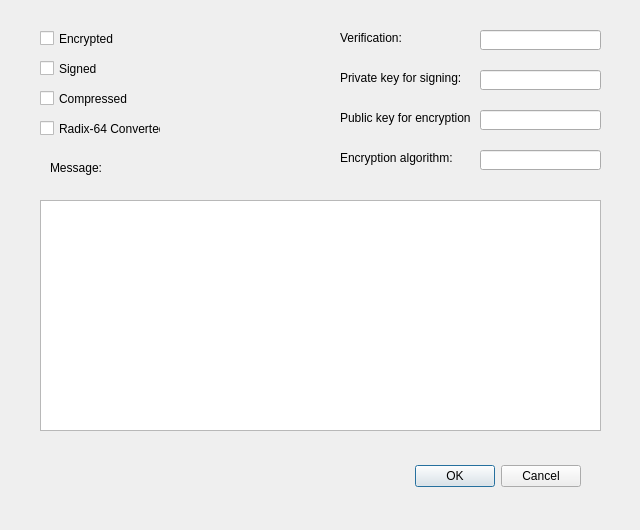
<?xml version="1.0" encoding="UTF-8"?>
<ui version="4.0">
 <class>ReceiveMessageDialog</class>
 <widget class="QDialog" name="ReceiveMessageDialog">
  <property name="geometry">
   <rect>
    <x>0</x>
    <y>0</y>
    <width>640</width>
    <height>530</height>
   </rect>
  </property>
  <property name="windowTitle">
   <string>Receive Message</string>
  </property>
  <widget class="QDialogButtonBox" name="buttonBox">
   <property name="geometry">
    <rect>
     <x>240</x>
     <y>460</y>
     <width>341</width>
     <height>32</height>
    </rect>
   </property>
   <property name="orientation">
    <enum>Qt::Horizontal</enum>
   </property>
   <property name="standardButtons">
    <set>QDialogButtonBox::Cancel|QDialogButtonBox::Ok</set>
   </property>
  </widget>
  <widget class="QCheckBox" name="compressedCheckBox">
   <property name="geometry">
    <rect>
     <x>40</x>
     <y>90</y>
     <width>121</width>
     <height>17</height>
    </rect>
   </property>
   <property name="text">
    <string>Compressed</string>
   </property>
   <property name="checkable">
    <bool>false</bool>
   </property>
  </widget>
  <widget class="QCheckBox" name="encryptedCheckBox">
   <property name="geometry">
    <rect>
     <x>40</x>
     <y>30</y>
     <width>121</width>
     <height>17</height>
    </rect>
   </property>
   <property name="text">
    <string>Encrypted</string>
   </property>
   <property name="checkable">
    <bool>false</bool>
   </property>
  </widget>
  <widget class="QCheckBox" name="signedCheckBox">
   <property name="geometry">
    <rect>
     <x>40</x>
     <y>60</y>
     <width>121</width>
     <height>17</height>
    </rect>
   </property>
   <property name="text">
    <string>Signed</string>
   </property>
   <property name="checkable">
    <bool>false</bool>
   </property>
  </widget>
  <widget class="QLabel" name="publicLabel">
   <property name="geometry">
    <rect>
     <x>340</x>
     <y>110</y>
     <width>131</width>
     <height>16</height>
    </rect>
   </property>
   <property name="text">
    <string>Public key for encryption:</string>
   </property>
  </widget>
  <widget class="QTextEdit" name="messageText">
   <property name="geometry">
    <rect>
     <x>40</x>
     <y>200</y>
     <width>561</width>
     <height>231</height>
    </rect>
   </property>
   <property name="readOnly">
    <bool>true</bool>
   </property>
  </widget>
  <widget class="QLabel" name="algorithmLabel">
   <property name="geometry">
    <rect>
     <x>340</x>
     <y>150</y>
     <width>131</width>
     <height>16</height>
    </rect>
   </property>
   <property name="text">
    <string>Encryption algorithm:</string>
   </property>
  </widget>
  <widget class="QCheckBox" name="convertedCheckBox">
   <property name="geometry">
    <rect>
     <x>40</x>
     <y>120</y>
     <width>121</width>
     <height>17</height>
    </rect>
   </property>
   <property name="text">
    <string>Radix-64 Converted</string>
   </property>
   <property name="checkable">
    <bool>false</bool>
   </property>
  </widget>
  <widget class="QLabel" name="privateLabel">
   <property name="geometry">
    <rect>
     <x>340</x>
     <y>70</y>
     <width>131</width>
     <height>16</height>
    </rect>
   </property>
   <property name="text">
    <string>Private key for signing:</string>
   </property>
  </widget>
  <widget class="QLabel" name="messageLabel">
   <property name="geometry">
    <rect>
     <x>50</x>
     <y>160</y>
     <width>61</width>
     <height>16</height>
    </rect>
   </property>
   <property name="text">
    <string>Message:</string>
   </property>
  </widget>
  <widget class="QLineEdit" name="privateLineEdit">
   <property name="geometry">
    <rect>
     <x>480</x>
     <y>70</y>
     <width>121</width>
     <height>20</height>
    </rect>
   </property>
   <property name="readOnly">
    <bool>true</bool>
   </property>
  </widget>
  <widget class="QLineEdit" name="publicLineEdit">
   <property name="geometry">
    <rect>
     <x>480</x>
     <y>110</y>
     <width>121</width>
     <height>20</height>
    </rect>
   </property>
   <property name="readOnly">
    <bool>true</bool>
   </property>
  </widget>
  <widget class="QLineEdit" name="algorithmLineEdit">
   <property name="geometry">
    <rect>
     <x>480</x>
     <y>150</y>
     <width>121</width>
     <height>20</height>
    </rect>
   </property>
   <property name="readOnly">
    <bool>true</bool>
   </property>
  </widget>
  <widget class="QLabel" name="verificationLabel">
   <property name="geometry">
    <rect>
     <x>340</x>
     <y>30</y>
     <width>131</width>
     <height>16</height>
    </rect>
   </property>
   <property name="text">
    <string>Verification:</string>
   </property>
  </widget>
  <widget class="QLineEdit" name="verificationLineEdit">
   <property name="geometry">
    <rect>
     <x>480</x>
     <y>30</y>
     <width>121</width>
     <height>20</height>
    </rect>
   </property>
   <property name="readOnly">
    <bool>true</bool>
   </property>
  </widget>
 </widget>
 <resources/>
 <connections>
  <connection>
   <sender>buttonBox</sender>
   <signal>accepted()</signal>
   <receiver>ReceiveMessageDialog</receiver>
   <slot>accept()</slot>
   <hints>
    <hint type="sourcelabel">
     <x>248</x>
     <y>254</y>
    </hint>
    <hint type="destinationlabel">
     <x>157</x>
     <y>274</y>
    </hint>
   </hints>
  </connection>
  <connection>
   <sender>buttonBox</sender>
   <signal>rejected()</signal>
   <receiver>ReceiveMessageDialog</receiver>
   <slot>reject()</slot>
   <hints>
    <hint type="sourcelabel">
     <x>316</x>
     <y>260</y>
    </hint>
    <hint type="destinationlabel">
     <x>286</x>
     <y>274</y>
    </hint>
   </hints>
  </connection>
 </connections>
</ui>
